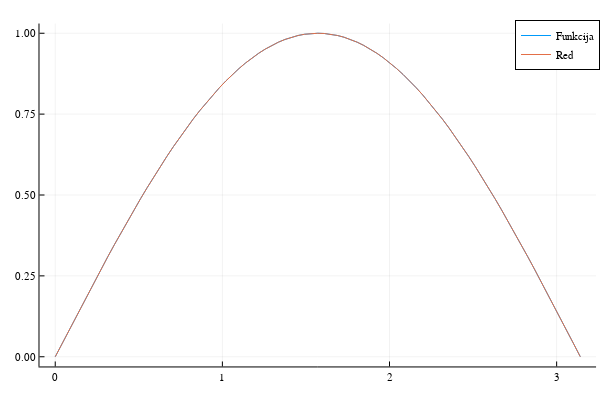

This figure's notebook cell:
### Code cell
plot(x₁,[y z],label=["Funkcija" "Red"])
